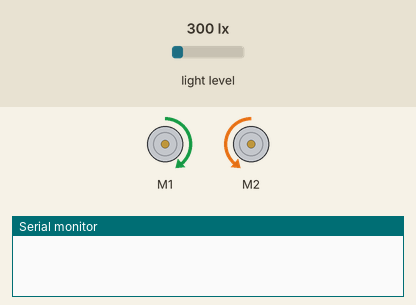
Simulated run of this sketch. Board: Arduino Leonardo, built with avr-gcc and run on an emulated ATmega32U4. On the bench: 2 × DC motor (green arrow = forward, orange = backward, longer = faster), the last lines printed to the serial monitor. The inputs (shaded band) are chosen by the test bench; at power-on: light level 300 lx. At 4.8 s the program stops and its outputs stay as they are.

Above: at 0.12 s.
At 4.2 s:
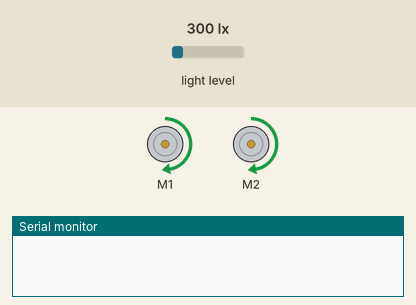
4.3 s: light level set to 1500 lx
At 5.0 s:
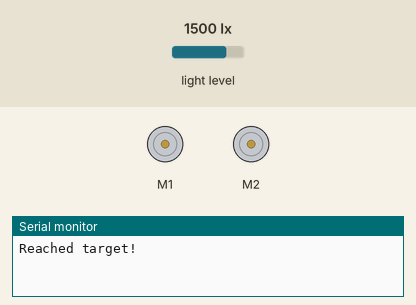
Timing chart, 0 to 6.3 s (numbered marks = the images above; inputs shaded):
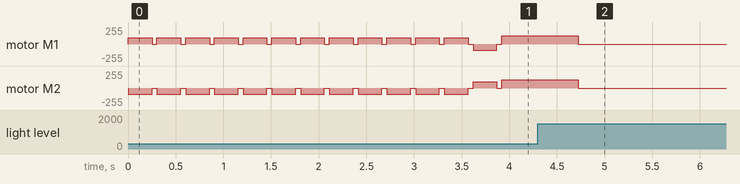

Measured:
- after the input at 4.3 s, motor M1, motor M2: goes on until 4.7 s, then stays stopped

The sketch:

LuxSensorTest.ino
```cpp
#include <Zumo32U4.h>
#include <Wire.h>
#include <Adafruit_VEML7700.h>

Zumo32U4Motors Motors;
Adafruit_VEML7700 VEML = Adafruit_VEML7700();

const int NUM_SCAN_STEPS = 12;     // 12 steps -> 30° per step
const int ROTATE_DELAY = 250;      // kan tunes til ca. 30 grader
const int DRIVE_DELAY = 800;       // frem delay
const int FORWARD_SPEED = 200;
const int TURN_SPEED = 150;
const int CORRECTION_SIZE = 2;           // adjustable drejning correction
const int LUX_THRESHOLD = 1000;
const int BAUD_RATE = 9600;

float MaximumLux = 0;                  // den højeste lux målt

// Performs a 'Coarse' scan by rotating around and capturing the lux values each Index.
void PerformCoarseScan(float LuxReadings[]) {
  for (int Index = 0; Index < NUM_SCAN_STEPS; Index++) {
    LuxReadings[Index] = VEML.readLux();

    Motors.setSpeeds(TURN_SPEED, -TURN_SPEED);
    delay(ROTATE_DELAY);
    Motors.setSpeeds(0, 0);
    delay(50);
  }
}

// Searches for the brightest index in a list of LuxReadings.
int SearchForBrightestIndex(float LuxReadings[]) {
  int BrightestIndex = 0;
  float MaximumLocalLux = 0;
  for (int Index = 0; Index < NUM_SCAN_STEPS; Index++) {
    if (LuxReadings[Index] < MaximumLocalLux) continue;
    MaximumLocalLux = LuxReadings[Index];
    BrightestIndex = Index;
  }

  MaximumLux = MaximumLocalLux; // opdaterer global luxMax
  return BrightestIndex;
}

// Turns the Zumo32U4 motors towards the step index.
void TurnTowardsStep(int Step) {
  int StepsClockwise = Step;
  int StepsCounterClockwise = NUM_SCAN_STEPS - Step;
  if (StepsClockwise <= StepsCounterClockwise) { // I.. why? why can't you just do Steps instead of stepsCW? you aren't changing stepsCW anywhere.
    for (int Index = 0; Index < StepsClockwise; Index++) {
      Motors.setSpeeds(TURN_SPEED, -TURN_SPEED);
      delay(ROTATE_DELAY);
      Motors.setSpeeds(0, 0);
      delay(50); // Artifical delay?
    }
  } else {
    for (int Index = 0; Index < StepsCounterClockwise; Index++) {
      Motors.setSpeeds(-TURN_SPEED, TURN_SPEED);
      delay(ROTATE_DELAY);
      Motors.setSpeeds(0, 0);
      delay(50); // I don't get it.
    }
  }
}

void setup() {
  Serial.begin(BAUD_RATE);
  VEML.begin();
  VEML.setGain(VEML7700_GAIN_1_8);
  VEML.setIntegrationTime(VEML7700_IT_100MS);
}

void loop() {
  float LuxReadings[NUM_SCAN_STEPS];
  PerformCoarseScan(LuxReadings);
  int BrightestIndex = SearchForBrightestIndex(LuxReadings);
  TurnTowardsStep(BrightestIndex);

  // kør mod lyset, men lav også corrections
  while (true) { // I have fifteen different ways of telling you this is bad, but they all crashed due to how bad this is; in a nutshell, creating a loop inside of a loop is going to make so many loops in such a short time, for example; 1 loop = 1 while true, 2 loop = 2 while true, and it's just going to continue until your PC eventually crashes.. or the board.
    float PreviousLux = VEML.readLux();


    Motors.setSpeeds(FORWARD_SPEED, FORWARD_SPEED);
    delay(DRIVE_DELAY);
    Motors.setSpeeds(0, 0);
    delay(50);

    float PostLux = VEML.readLux();

    // tjekker om vi har mistet lyset
    if (PostLux <= PreviousLux) {

      //kører baglæns
      Motors.setSpeeds(-FORWARD_SPEED, -FORWARD_SPEED);
      delay(DRIVE_DELAY);
      Motors.setSpeeds(0, 0);
      delay(50);

      // scanner igen for at finde det lyseste sted
      PerformCoarseScan(LuxReadings);
      BrightestIndex = SearchForBrightestIndex(LuxReadings);
      Serial.print("New brightest step: "); Serial.println(BrightestIndex);

      TurnTowardsStep(BrightestIndex);
      continue; // bliv ved med at køre
    }

    if (PostLux > LUX_THRESHOLD) {
      Motors.setSpeeds(0, 0);
      Serial.println("Reached target!");
      while(1);
    }
  }
}
```
